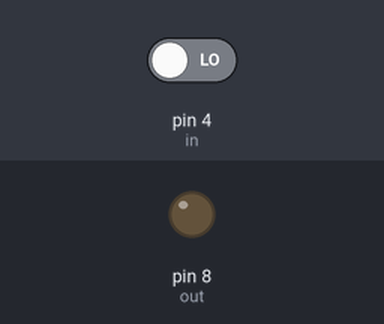
A sketch run on a simulated Arduino Uno, built with avr-gcc and run on an emulated ATmega328P. Shown: output pins drawn as LEDs (lit = HIGH). The test bench sets the inputs (shaded band); at power-on: pin 4 (in) LOW.

Above: at 1.2 s.
1.3 s: pin 4 (in) driven HIGH
At 1.7 s:
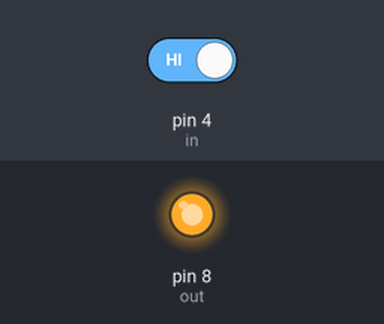
2.8 s: pin 4 (in) driven LOW
At 4.0 s:
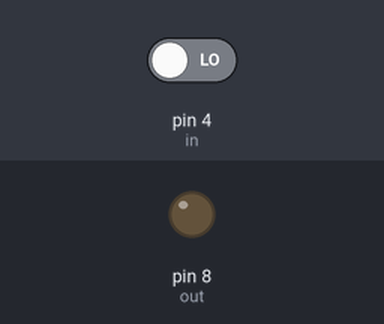
Timing chart, 0 to 5.8 s (numbered marks = the images above; inputs shaded):
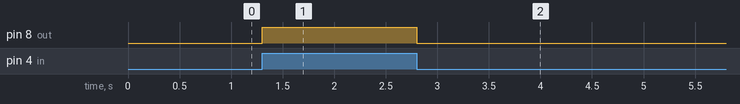

Measured:
- after the input at 1.3 s, pin 8 (out): LOW → HIGH at once
- after the input at 2.8 s, pin 8 (out): HIGH → LOW at once

The sketch:

push_button.ino
```cpp
int in = 4;
int out = 8;
int val;
int ledVal = LOW;

void setup(){
  pinMode(in, INPUT);
  pinMode(out, OUTPUT);
}
void loop(){
  val = digitalRead(in);
  if(val == HIGH)
    digitalWrite(out, HIGH);
  else
    digitalWrite(out, LOW);

}
```
